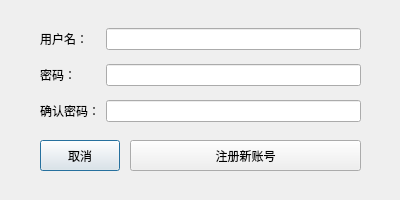
<?xml version="1.0" encoding="UTF-8"?>
<ui version="4.0">
 <class>RegisterDialog</class>
 <widget class="QDialog" name="RegisterDialog">
  <property name="geometry">
   <rect>
    <x>0</x>
    <y>0</y>
    <width>400</width>
    <height>200</height>
   </rect>
  </property>
  <property name="windowTitle">
   <string>Dialog</string>
  </property>
  <widget class="QWidget" name="gridLayoutWidget">
   <property name="geometry">
    <rect>
     <x>40</x>
     <y>20</y>
     <width>321</width>
     <height>111</height>
    </rect>
   </property>
   <layout class="QGridLayout" name="gridLayout">
    <item row="1" column="0">
     <widget class="QLabel" name="label_2">
      <property name="text">
       <string>密码：</string>
      </property>
     </widget>
    </item>
    <item row="1" column="2">
     <widget class="QLineEdit" name="lineEdit_2"/>
    </item>
    <item row="2" column="2">
     <widget class="QLineEdit" name="lineEdit_3"/>
    </item>
    <item row="0" column="0">
     <widget class="QLabel" name="label">
      <property name="text">
       <string>用户名：</string>
      </property>
     </widget>
    </item>
    <item row="2" column="0">
     <widget class="QLabel" name="label_3">
      <property name="text">
       <string>确认密码：</string>
      </property>
     </widget>
    </item>
    <item row="0" column="2">
     <widget class="QLineEdit" name="lineEdit"/>
    </item>
   </layout>
  </widget>
  <widget class="QPushButton" name="pushButton_2">
   <property name="geometry">
    <rect>
     <x>40</x>
     <y>140</y>
     <width>80</width>
     <height>31</height>
    </rect>
   </property>
   <property name="text">
    <string>取消</string>
   </property>
  </widget>
  <widget class="QPushButton" name="pushButton">
   <property name="geometry">
    <rect>
     <x>130</x>
     <y>140</y>
     <width>231</width>
     <height>31</height>
    </rect>
   </property>
   <property name="text">
    <string>注册新账号</string>
   </property>
  </widget>
 </widget>
 <resources/>
 <connections/>
</ui>
